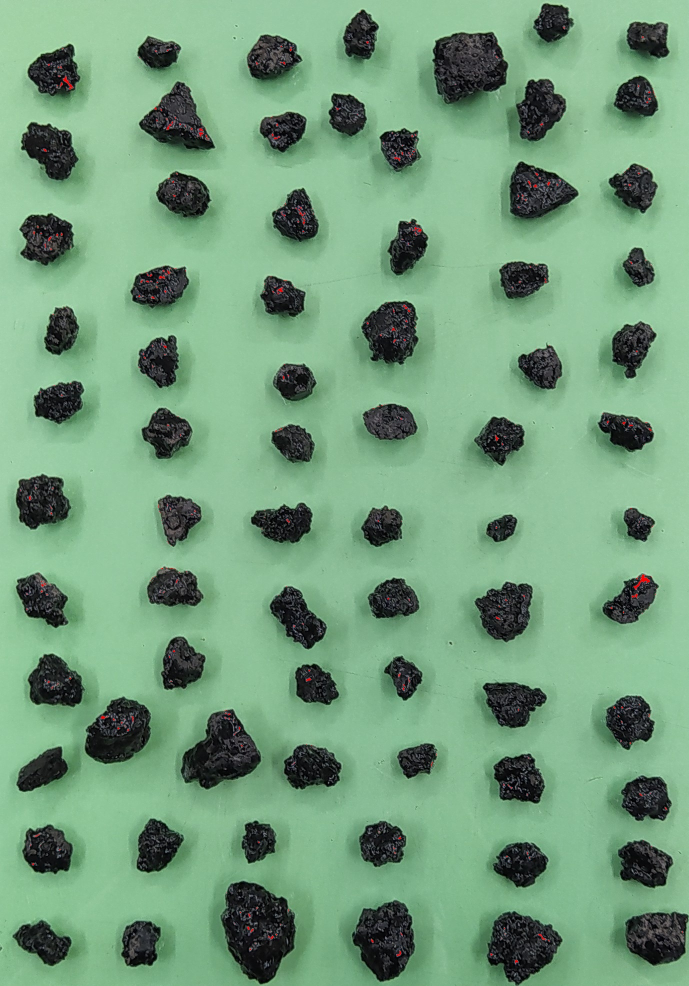
#> input picture A3 - escoria/imageBrilho_08-04-2023_21-04-54.jpg, 1378 x 1972 px (shown at 1/2 size)
$ python -i GUI.py   (imports and definitions only)
#> lines starting #> are read from the running program, lines starting #| are printed output that depends on the picture; after the words box and inside, x2 and y2 are one past the last pixel; in counts of white or black regions, pixels touching at a corner belong together
import cv2
import numpy as np
from scipy.stats import kstest
from scipy.stats import norm
from scipy.stats import beta
import matplotlib.pyplot as plt
from matplotlib.backends.backend_tkagg import FigureCanvasTkAgg
from tkinter import *
from tkinter import ttk
from tkinter import filedialog
from PIL import Image, ImageTk, ImageGrab
import os
import sys
import pandas as pd
import datetime
import re
import winsound
import copy

class MainClass(object):

    def __init__(self):

        self.img_o = np.zeros((1, 1, 3), dtype='float32')
        self.img_find_lig = np.zeros((1, 1, 3), dtype='float32') #imagem com fundo BRANCO para contabilizar os pixels pretos do ligante
        self.img_find_bri = np.zeros((1, 1, 3), dtype='float32') #imagem com fundo PRETO para contabilizar os pixels pretos do brilho do ligante
        self.img_find_agr = np.zeros((1, 1, 3), dtype='float32') #imagem com fundo PRETO e partículas BRANCAS para contar os agregados (máscara completa)
        self.img_find_mrc = np.zeros((1, 1, 3), dtype='float32') #imagem com partículas marcadas de vermelho para avaliar a limiarização

        self.img_count_lig = np.zeros((1, 1, 3), dtype='float32') #imagem com pixels de ligante BRANCOS após limiarização (para contagagem)
        self.img_count_bri = np.zeros((1, 1, 3), dtype='float32') #imagem com pixels de brilho BRANCOS após limiarização (para contagagem)

        self.i_ligante = np.zeros((1, 1, 3), dtype='float32') #imagem com pixels de ligante VERMELHOS após limiarização
        self.i_brilho = np.zeros((1, 1, 3), dtype='float32') #imagem com pixels de brilho VERMELHOS após limiarização

        self.id = []
        self.nAgreg = []
        self.nLigan = []
        self.nBrilh = []
        self.nCobrimento = []
        self.estatistic = []
        self.valor_limiar_lig = 0
        self.valor_limiar_bri = 0
        self.fig_dispertion_to_save = None

        fontsize_base = 12
        fonte_text = "Times New Roman"
        fonte1 = (fonte_text, fontsize_base)
        fonte2 = (fonte_text, fontsize_base-2)
        fonte3 = (fonte_text, fontsize_base, "bold")
        fonte4 = (fonte_text, fontsize_base+4, "bold")

        self.list_contours = []

        self.absolute_path = os.path.dirname(__file__)
        # self.absolute_path = 'C:/Covered_Area_data/A12 - Maranhao/imagem_escolhida'

        #images for cut
        self.image_cv2 = np.zeros((1, 1, 3), dtype='float32')
        self.image_cutted = [None] * 4
        self.scroll_value_cum = 1.0
        self.relative_y = 0.0
        self.relative_x = 0.0
        self.x_widget = 0
        self.y_widget = 0

        self.x0 = 0
        self.x1 = 0
        self.y0 = 0
        self.y1 = 0

        self.pasta = self.absolute_path

        self.root = Tk()
        self.root.title("Covered Area")
        self.root.state('zoomed')
        self.root.resizable(width=False, height=False)

        # relative_path = "icone_ade.ico"
        # path_icon = self.resource_path(relative_path)
        # self.root.iconbitmap(path_icon)

        self.fAcao = LabelFrame(self.root, text="Actions", font=fonte1)
        self.fLimiares = LabelFrame(self.root, text="Threshold control", font=fonte1)
        self.fGraphics = LabelFrame(self.root, text="Statistics", font=fonte1, width=500)
        self.fImagens = LabelFrame(self.root, text="Show images", font=fonte1)

        self.fAcao.grid(row=0, column= 0, columnspan= 2, padx=5, sticky='WE')
        self.fLimiares.grid(row=1, column= 0, padx=5)
        self.fGraphics.grid(row=1, column= 1, padx=5, sticky='NS')
        self.fImagens.grid(row=2, column= 0, columnspan= 2, padx=5, sticky='WE')

        self.lProportion = Label(self.fGraphics, text="Beta proportion of aggregates with coated area greater than:\n20%: | 40%: | 50%: | 60%: | 80%: | 90%: ", font=fonte2)
        self.lProportion.pack()

        self.lOriginal = Label(self.fImagens, text="Original image", font=fonte4)
        self.lObjetos = Label(self.fImagens, text="Detected objects", font=fonte4)
        self.lLigante = Label(self.fImagens, text="Reslce of binder", font=fonte4)
        self.lBrilho = Label(self.fImagens, text="Reslce of binder brightness", font=fonte4)

        self.lOriginal.grid(row=0, column= 0)
        self.lObjetos.grid(row=0, column= 1)
        self.lLigante.grid(row=0, column= 2)
        self.lBrilho.grid(row=0, column= 3)

        self.lLigante.bind("<MouseWheel>", self.scroll)
        self.lLigante.bind("<Button-1>", self.zoom_cut) #left button
        self.lLigante.bind("<Button-3>", self.zoom_cut) #right button

        self.bAbrir = Button(self.fAcao, text="Open image", font=fonte3, width= 10, cursor="hand2", command=self.openImg)
        self.bReiniciar = Button(self.fAcao, text="Restart", font=fonte3, fg="red", width= 10, cursor="hand2", command=self.reiniciar)
        self.bProcessar = Button(self.fAcao, text="Process", font=fonte3, width= 10, cursor="hand2", command=self.processar)
        self.bCalcular = Button(self.fAcao, text="Calculate", font=fonte3, width= 10, cursor="hand2", command=self.calcular)
        self.bGravar = Button(self.fAcao, text="Save", font=fonte3, width= 10, cursor="hand2", command=self.gravar)
        self.lQuantidade = Label(self.fAcao, text="Particles: 0", font=fonte3)
        self.lCalculos = Label(self.fAcao, text="Number of pixels\nAggregate: | Binder: | Brightness: ", font=fonte2)
        self.lLocal = Label(self.fAcao, text=f"Files in: {self.pasta}", font=fonte2)
        self.lPasta = Label(self.fAcao, text="Save to folder:", font=fonte2)
        self.ePasta = Entry(self.fAcao, width=30, font=fonte2)

        self.bReiniciar.grid(row=0, column= 0, rowspan= 2, padx= 5, pady= 5)
        self.bAbrir.grid(row=0, column= 1, rowspan= 2, padx= 5, pady= 5)
        self.bProcessar.grid(row=0, column= 2, rowspan= 2, padx= 5, pady= 5)
        self.bCalcular.grid(row=0, column= 3, rowspan= 2, padx= 5, pady= 5)
        self.bGravar.grid(row=0, column= 4, rowspan= 2, padx= 5, pady= 5)
        self.lQuantidade.grid(row=0, column= 5, rowspan= 2, padx= 5, pady= 5)
        self.lCalculos.grid(row=0, column= 6, rowspan= 2, padx= 5, pady= 5)
        self.lLocal.grid(row=0, column= 7, columnspan= 2, padx= 5, pady= 5)
        self.lPasta.grid(row=1, column= 7, padx= 5, pady= 5)
        self.ePasta.grid(row=1, column= 8, padx= 5, pady= 5, sticky='WE')

        self.limiarTextL = Label(self.fLimiares, text="Threshold to identify the binder", font=fonte3)
        self.limiarTextB = Label(self.fLimiares, text="Threshold to identify the binder brightness", font=fonte3)
        self.limiarL = Scale(self.fLimiares, width= 20, length= 400, from_= 0, to= 255, font=fonte2, orient= HORIZONTAL, cursor="hand2", command=self.sliderL)
        self.limiarB = Scale(self.fLimiares, width= 20, length= 400, from_= 0, to= 255, font=fonte2, orient= HORIZONTAL, cursor="hand2", command=self.sliderB)
        self.cHist = Canvas(self.fLimiares, bg="black",width=256, height=256)
        self.lLimiar = Label(self.fLimiares, text="Apply segmentation", font=fonte3)
        self.bLimiar = Button(self.fLimiares, text="Thresholds", font=fonte3, width= 10, cursor="hand2", command= lambda: self.aplicando_limiar(self.img_find_lig.copy(), self.img_find_bri.copy()))
        self.bOtsu = Button(self.fLimiares, text="Otsu", font=fonte3, width= 10, cursor="hand2", command= lambda: self.aplicando_otsu(self.img_find_lig.copy(), self.img_find_bri.copy()))

        self.cHist.grid(row= 0, column= 0, rowspan= 7)
        self.limiarTextL.grid(row= 0, column= 1, columnspan= 2)
        self.limiarL.grid(row= 1, column= 1, columnspan= 2)
        self.limiarTextB.grid(row= 2, column= 1, columnspan= 2)
        self.limiarB.grid(row= 3, column= 1, columnspan= 2)
        self.lLimiar.grid(row= 4, column= 1, columnspan= 2)
        self.bLimiar.grid(row= 5, column= 1)
        self.bOtsu.grid(row= 5, column= 2)

        self.limiarB.set(255)
        self.bProcessar.config(state="disabled")
        self.bCalcular.config(state="disabled")
        self.bGravar.config(state="disabled")
        self.bLimiar.config(state="disabled")
        self.bOtsu.config(state="disabled")
        self.limiarL.config(state="disabled")
        self.limiarB.config(state="disabled")

        self.root.grid_columnconfigure(0, weight=1)
        self.root.grid_columnconfigure(1, weight=1)

        self.fImagens.grid_columnconfigure(0, weight=1)
        self.fImagens.grid_columnconfigure(1, weight=1)
        self.fImagens.grid_columnconfigure(2, weight=1)
        self.fImagens.grid_columnconfigure(3, weight=1)

        self.fAcao.grid_columnconfigure(6, weight=1)
        self.fAcao.grid_columnconfigure(8, weight=1)

        self.root.mainloop()

    # [8 lines left out: function resource_path, not called in this run]

    def reiniciar(self):
        os.execl(sys.executable, sys.executable, *sys.argv) #comando para reiniciar a aplicação

    # [25 lines left out: function openImg, not called in this run]

    def showImg(self, img, place):
        i = img.copy()
        i = (i.astype('float32'))/255
        i_resize = self.resize(i)
        e_array = np.uint8((i_resize * 255))
        i_p = Image.fromarray(e_array)
        i_t = ImageTk.PhotoImage(i_p)
        place.config(image=i_t)
        place.image = i_t

    def resize(self, img):
        width_img = int(img.shape[1])
        height_img = int(img.shape[0])
        p=1.0

        w_r = self.root.winfo_width()
        h_r = self.root.winfo_height()
        h_fAcao = self.fAcao.winfo_reqheight()
        h_fLim = self.fLimiares.winfo_reqheight()

        max_height = h_r - (h_fAcao + h_fLim) - 27
        max_width = (w_r/4) - 5

        scale_h = max_height/height_img
        scale_w = max_width/width_img

        if scale_w < scale_h:
            p = scale_w
        else:
            p = scale_h

        width_r = int(img.shape[1]*p)
        height_r = int(img.shape[0]*p)
        dim = (width_r, height_r)
        img_r = cv2.resize(img.copy(), dim)
        return img_r

    # [10 lines left out: function processar, not called in this run]

    def find_contours(self, img):
        i = img.copy()
        i = cv2.cvtColor(i, cv2.COLOR_RGB2LAB)
        a = i[:, :, 1]
        th = cv2.threshold(a,127,255,cv2.THRESH_BINARY+cv2.THRESH_OTSU)[1]
        kernel = np.ones((5,5),np.uint8)
        i_close = cv2.morphologyEx(th, cv2.MORPH_CLOSE, kernel)
        c_raw, h = cv2.findContours(i_close, cv2.RETR_EXTERNAL, cv2.CHAIN_APPROX_NONE)
        c = self.filter_c(c_raw)

        i_marcada = img.copy()

        id_list = []
        count = 0
        for x in range(len(c)):
            M = cv2.moments(c[x])
            if (M['m00'] > 0):
                self.list_contours.append(c[x])

                M = cv2.moments(c[x])
                cx = int(M['m10'] / M['m00'])
                cy = int(M['m01'] / M['m00'])

                count+=1
                id_list.append(count)
                i_marcada = cv2.drawContours(i_marcada, c, x, (255, 0, 0), -1)
                i_marcada = cv2.putText(i_marcada, f"{count}", (cx-15, cy+15), cv2.FONT_HERSHEY_DUPLEX, 2, (0, 0, 255), 2)

        self.id = id_list
        self.img_find_mrc = i_marcada.copy()
        self.showImg(self.img_find_mrc, self.lObjetos)
        self.lQuantidade.config(text= f"Particles: {len(self.list_contours)}")

    # [99 lines left out: functions images_find, drawHist, sliderL, sliderB, aplicando_limiar, aplicando_otsu, not called in this run]

    def filter_c(self, contours_c):

        lenghts = []

        for i in contours_c:
            lenghts.append(len(i))

        size1 = 0.1 * (np.amax(lenghts))
        threshold = size1

        c_copy = [cnt.copy() for cnt in contours_c]
        for i, c in enumerate(contours_c):
            if lenghts[i] < threshold:
                c_copy[i] = None

        c_filtered = [c for c in c_copy if c is not None]
        return c_filtered

    # [332 lines left out: functions calcular, gravar, contar_pixel, tem_caracter_especial, dispersion, zoom_cut and 3 more, not called in this run]


# [2 lines not run here, left out]

>>> import cv2
>>> picture = cv2.cvtColor(cv2.imread('A3 - escoria/imageBrilho_08-04-2023_21-04-54.jpg'), cv2.COLOR_BGR2RGB)
>>> result = MainClass().find_contours(picture)
#> in find_contours, `i = cv2.cvtColor(i, cv2.COLOR_RGB2LAB)`: i: shape (1972, 1378, 3); mean of channels 0, 1, 2 154, 107.6, 140.3
#> in find_contours, `a = i[:, :, 1]`:
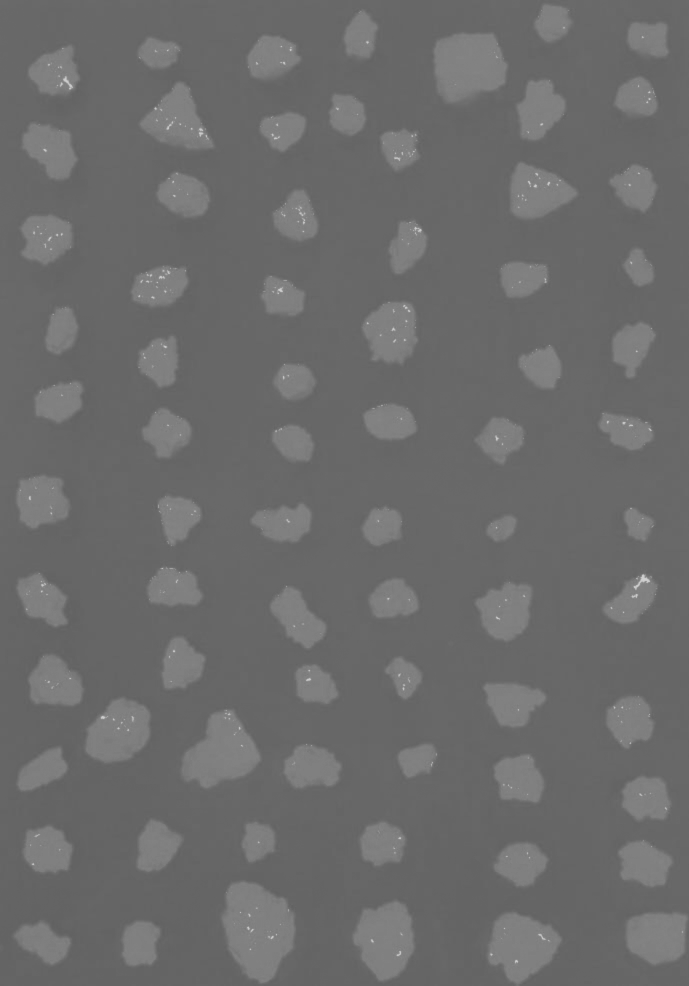
#> a: shape (1972, 1378) (shown at 1/2 size); min 96, max 208, mean 107.6
#> in find_contours, `th = cv2.threshold(a,127,255,cv2.THRESH_BINARY+cv2.THRESH_OTSU)[1]`:
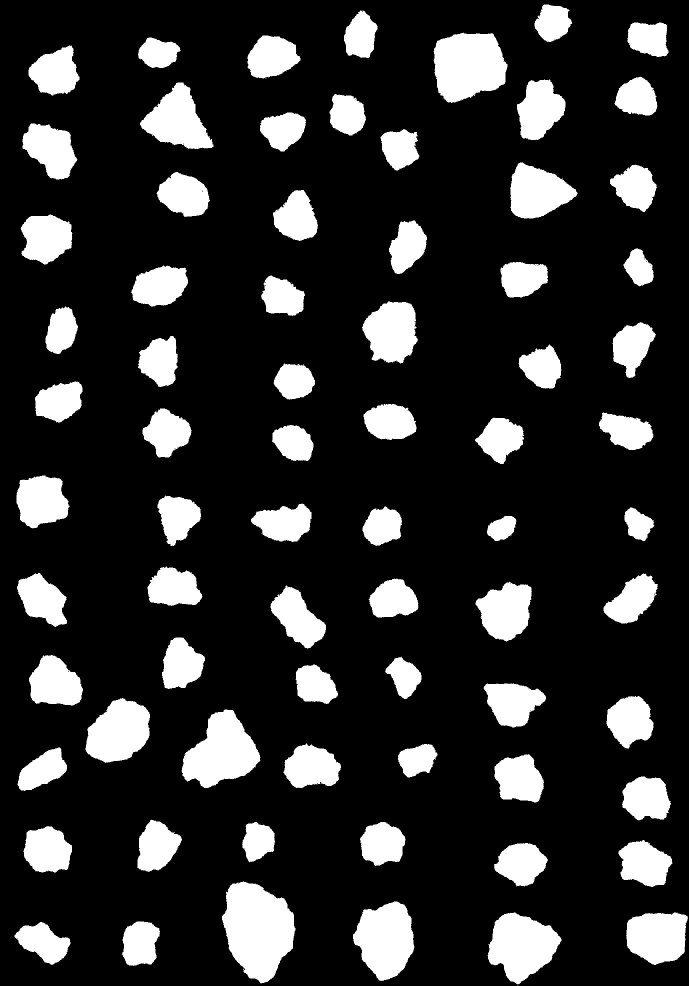
#> th: shape (1972, 1378) (shown at 1/2 size); 18.1% white; 79 white regions (6 under 20 px), largest, box (x1, y1, x2, y2) and area: (444, 1763, 591, 1967) 20813, (867, 65, 1015, 206) 16077, (363, 1419, 521, 1576) 14976
#> in find_contours, `i_close = cv2.morphologyEx(th, cv2.MORPH_CLOSE, kernel)`: i_close: shape (1972, 1378); 18.2% white; 73 white regions
#> in find_contours, `c_raw, h = cv2.findContours(i_close, cv2.RETR_EXTERNAL, cv2.CHAIN_APPR..`: c_raw = 73 contours; largest, box (x1, y1, x2, y2) and area: (444, 1763, 591, 1967) 20589, (867, 65, 1015, 206) 15882, (363, 1419, 521, 1576) 14770, (706, 1803, 829, 1962) 13516, (975, 1825, 1123, 1972) 13448; h = 73 rows, first 6: [1, -1, -1, -1], [2, 0, -1, -1], [3, 1, -1, -1], [4, 2, -1, -1], [5, 3, -1, -1], [6, 4, -1, -1]
#> the loop in filter_c, `for i in contours_c:` made 73 passes
#> after the loop in filter_c, `for i in contours_c:`: lenghts = 73 values, max 528 at index 5, min 160 at index 31, mean 295.3
#> in filter_c, `size1 = 0.1 * (np.amax(lenghts))`: size1 = 52.8
#> in filter_c, `c_copy = [cnt.copy() for cnt in contours_c]`: c_copy has the same summary as c_raw in find_contours
#> the loop in filter_c, `for i, c in enumerate(contours_c):` made 73 passes
#> in filter_c, `c_filtered = [c for c in c_copy if c is not None]`: c_filtered has the same summary as c_raw in find_contours
#> in find_contours, `c = self.filter_c(c_raw)`: c has the same summary as c_raw
#> the loop in find_contours, `for x in range(len(c)):` made 73 passes
#> (cx, cy) on passes 1 to 12: (86, 1884), (280, 1886), (1314, 1872), (1043, 1891), (770, 1878), (515, 1858), (1042, 1726), (1288, 1727), (94, 1699), (764, 1687), (515, 1682), (313, 1692)
#> pass 1, in find_contours, `i_marcada = cv2.drawContours(i_marcada, c, x, (255, 0, 0), -1)`:
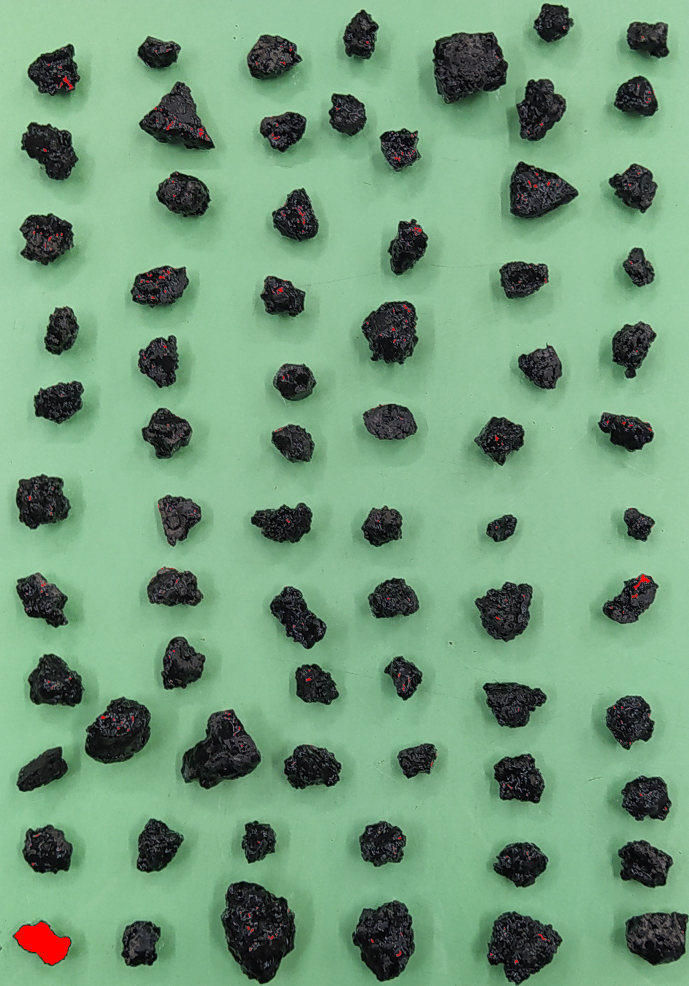
#> i_marcada: shape (1972, 1378, 3) (shown at 1/2 size); mean R, G, B 116.7, 157.5, 124.8
#> pass 2, in find_contours, `i_marcada = cv2.drawContours(i_marcada, c, x, (255, 0, 0), -1)`:
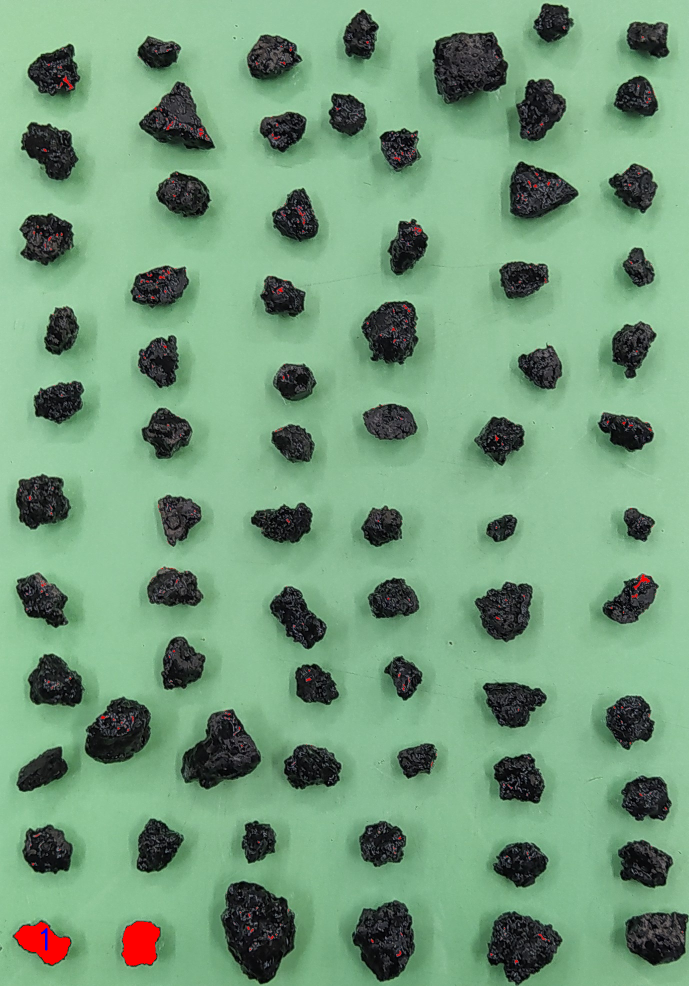
#> i_marcada: shape (1972, 1378, 3) (shown at 1/2 size); mean R, G, B 117.1, 157.5, 124.8
#> after the loop in find_contours, `for x in range(len(c)):`:
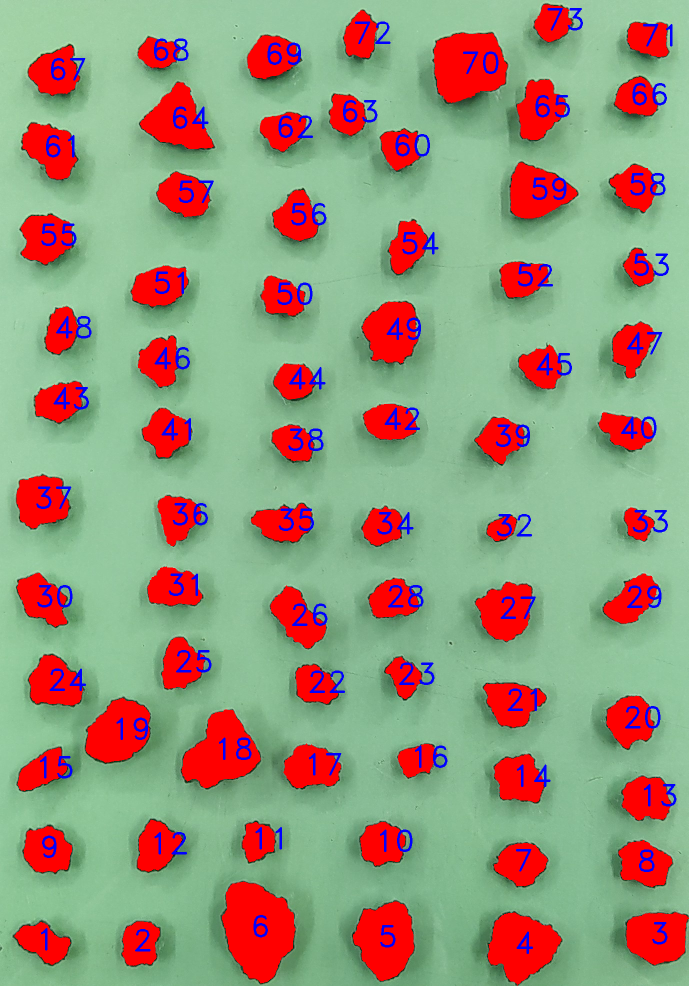
#> i_marcada: shape (1972, 1378, 3) (shown at 1/2 size); mean R, G, B 150.7, 149.1, 122.8
#> after the loop in find_contours, `for x in range(len(c)):`: count = 73; cx = 1105; cy = 44; id_list = 73 values from 1 to 73; self.list_contours has the same summary as c_raw
#> (the call stopped at in resize, `max_height = h_r - (h_fAcao + h_fLim) - 27`: tkinter is not available in this run)
#> result = None
